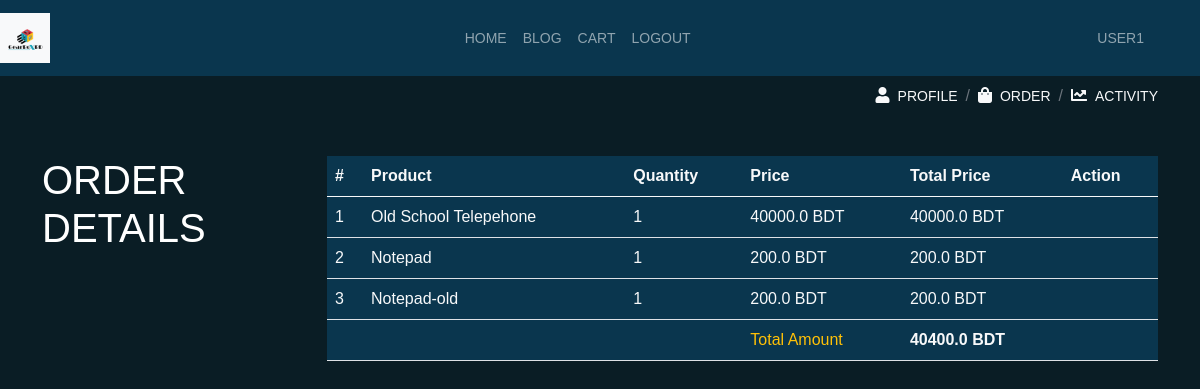
Page /accounts/46/user_order_details (signed in) on the committed database.
### ecom/models.py (models this page shows, shortened)
class Cart(models.Model):
    user = models.ForeignKey(User, models.CASCADE)
    status = models.CharField(max_length=50, default='pending')
    products = models.ForeignKey(Product, models.CASCADE)
    quantity = models.PositiveIntegerField(default=1)
    def total_price(self):
        return self.products.price * self.quantity

class Product(models.Model):
    title = models.CharField(max_length=200)
    slug = models.SlugField(blank=True, null=True)
    description = models.TextField()
    price = models.FloatField()
    stock = models.PositiveIntegerField()
    image = models.ImageField(upload_to='ecom/photos')
    category = models.CharField(max_length=100, blank=True, null=True)

class Order(models.Model):
    user = models.ForeignKey(User, on_delete=models.CASCADE)
    cart_products = models.ManyToManyField(Cart, related_name='cart')
    order_status = models.BooleanField(default=False)
    order_date = models.DateTimeField(blank=True, null=True)
    order_address = models.ForeignKey('Address', on_delete=models.SET_NULL, blank=True, null=True)
    def __str__(self):
        return self.user.username
    def get_total_price(self):
        total = 0
        for product in self.cart_products.all():
            total += product.total_price()
        return total
    class Meta:
        ordering = ['-order_date']

### accounts/views.py (the view)
# urls.py: path('<int:pk>/user_order_details', user_order_details, name='order_details'),
@login_required()
def user_order_details(request, pk):
    order_details = Order.objects.get(user=request.user, pk=pk)
    print(order_details)
    return render(request, 'accounts/order_details.html', {'order_details': order_details})

### accounts/templates/accounts/order_details.html (shortened to what this page needs)
{% extends 'base.html' %}
{% load staticfiles %}
{% load bootstrap5 %}
{% block nav %}
{% include 'accounts/nav.html' %}
{% endblock %}
{% block content %}
<div class="col-md-3">
    <h6 class="display-6">ORDER DETAILS</h6>
</div>
<div class="col-md-9">
    {% if order_details %}
    <table class="table text-light"  style="background:#0a364e;">
                <thead>
                <tr class="border-none">
                    <th>#</th>
                    <th>Product</th>
                    <th>Quantity</th>
                    <th>Price</th>
                    <th>Total Price</th>
                    <th>Action</th>
                </tr>
                </thead>
                <tbody>
                {% for p in order_details.cart_products.all %}
                <tr>
                    <td>{{ forloop.counter }}</td>
                    <td>{{ p.products.title }}</td>
                    <td class="">
                        <span>{{ p.quantity }}</span>
                    </td>
                    <td>{{ p.products.price }} BDT</td>
                    <td>{{ p.total_price }} BDT</td>
                    <td class="text-warning">
                    </td>
                </tr>
                {% endfor %}
                <tr>
                    <td></td>
                    <td></td>
                    <td></td>
                    <td class="text-warning">Total Amount</td>
                    <td><strong>{{ order_details.get_total_price }} BDT</strong></td>
                    <td></td>
                </tr>
                </tbody>
            </table>
    {% endif %}
</div>
{% endblock %}

### templates/base.html (shortened to what this page needs)
<!doctype html>
{% load staticfiles %}
<html lang="en">
<head>
    <link href="https://cdn.jsdelivr.net/npm/bootstrap@5.0.2/dist/css/bootstrap.min.css" rel="stylesheet"
>
    <link rel="stylesheet" href="{% static 'css/all.css' %}">
    <link rel="stylesheet" href="{% static 'css/custom.css' %}">
</head>
<body>
<nav class="navbar navbar-expand-lg navbar-dark" style="background:#0a364e;">
    <a class="navbar-brand text-uppercase" href="{% url 'products:product_list' %}">
        <img class="bg-light img-fluid" src="{% static 'img/gbox.png' %}" height="50" width="50" alt="">
    </a>
    <div class="collapse navbar-collapse" id="down">
        <ul class="navbar-nav mx-auto text-uppercase">
            <li class="nav-item active">
                <a class="nav-link" href="{% url 'products:product_list' %}">Home <span class="sr-only">(current)</span></a>
            </li>
            <li class="nav-item">
                <a class="nav-link" href="{% url 'blog:blog' %}">Blog</a>
            </li>
            {% if user.is_authenticated %}
            <li class="nav-item">
                <a class="nav-link" href="{% url 'products:cart' %}">CART</a>
            </li>
            <li class="nav-item">
                <a class="nav-link" href="{% url 'accounts:logout' %}">Logout</a>
            </li>
            {% endif %}
        </ul>
        {% if user.is_authenticated %}
        <div class="d-flex me-5">
            <ul class="navbar-nav ">
                <li class="nav-item">
                    <a href="{% url 'accounts:profile_view' username=user.username pk=user.pk %}"
                       class="nav-link text-uppercase" title="View Profile">
                        {{ user.username }}
                    </a>
                </li>
            </ul>
        </div>
        {% endif %}
    </div>
</nav>
<div class="container">
    {% block nav %}{% endblock %}
    <div class="row mt-5">
        {% block content %}{% endblock %}
    </div>
</div>
</body>
</html>

### static/css/custom.css (style rules this page uses)
* { margin:0; padding:0; }
body { background-color: #0a1d25; color:white; font-family: 'Montserrat', sans-serif; }
nav li { list-style: none; display: inline-block; }
nav li a { text-decoration: none; position: relative; display: block; overflow: hidden; transition: 0.7s all; padding: 14px 30px; }
nav li a:before { content: ''; width: 60px; position: absolute; border-bottom: 2px solid #17a2b8; bottom: 0; right: 350px; transition: 0.7s all; }
.nav-link { font-size: 14px; }

### rows in the picture
Cart: products "Old School Telepehone", quantity "1", products.price "40000.0", total_price "40000.0"
Cart: products "Notepad", quantity "1", products.price "200.0", total_price "200.0"
Cart: products "Notepad-old", quantity "1", products.price "200.0", total_price "200.0"
Order: get_total_price "40400.0"

### other values in the picture
{{ user.username }} "USER1"
